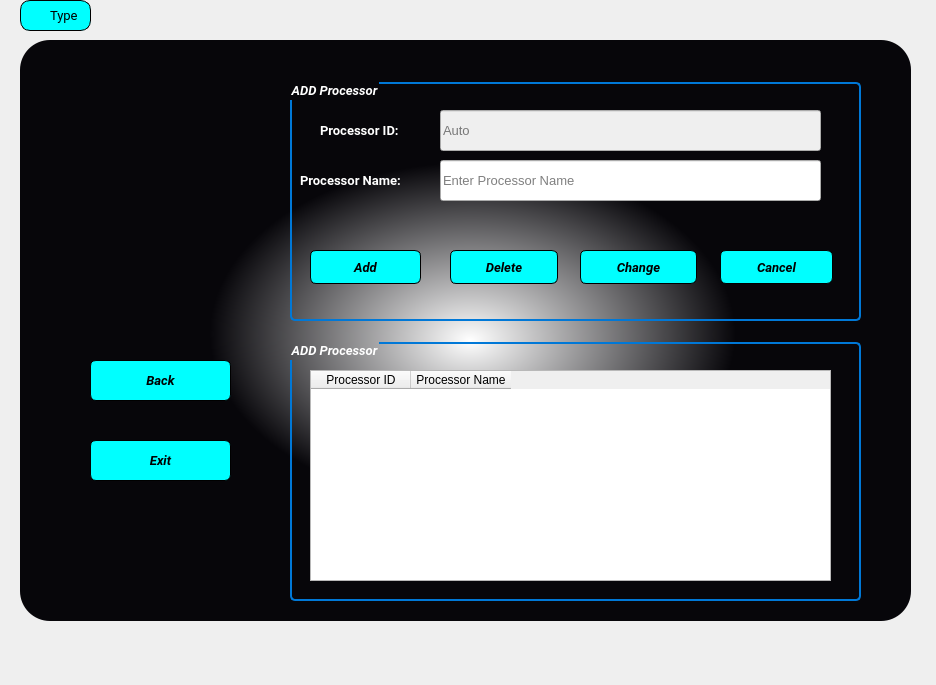
<?xml version="1.0" encoding="UTF-8"?>
<ui version="4.0">
 <class>Type</class>
 <widget class="QWidget" name="Type">
  <property name="geometry">
   <rect>
    <x>0</x>
    <y>0</y>
    <width>936</width>
    <height>685</height>
   </rect>
  </property>
  <property name="windowTitle">
   <string>Type</string>
  </property>
  <property name="windowIcon">
   <iconset resource="Cpu_hinh.qrc">
    <normaloff>:/hinh/image/link.png</normaloff>:/hinh/image/link.png</iconset>
  </property>
  <widget class="QLabel" name="logoLabel_2">
   <property name="geometry">
    <rect>
     <x>50</x>
     <y>50</y>
     <width>231</width>
     <height>261</height>
    </rect>
   </property>
   <property name="styleSheet">
    <string notr="true">border-bottom-left-radius: 999px;</string>
   </property>
   <property name="text">
    <string/>
   </property>
   <property name="pixmap">
    <pixmap resource="Cpu_hinh.qrc">:/hinh/image/logo1.png</pixmap>
   </property>
   <property name="scaledContents">
    <bool>true</bool>
   </property>
   <property name="alignment">
    <set>Qt::AlignCenter</set>
   </property>
  </widget>
  <widget class="QPushButton" name="pb_back_to_Manager">
   <property name="geometry">
    <rect>
     <x>90</x>
     <y>360</y>
     <width>141</width>
     <height>41</height>
    </rect>
   </property>
   <property name="font">
    <font>
     <family>Roboto</family>
     <pointsize>10</pointsize>
     <weight>75</weight>
     <italic>true</italic>
     <bold>true</bold>
    </font>
   </property>
   <property name="styleSheet">
    <string notr="true">QPushButton {
background-color: rgb(0, 255, 255);
     color:black;
    border: 1px solid black;     /* viền đen */
    border-radius: 6px;
    padding: 6px 12px;
}

QPushButton:hover {
    background-color: qlineargradient(
        x1:0, y1:0, x2:1, y2:1,
        stop:0 #ffffcc,  /* vàng trắng nhạt */
        stop:1 #fff176   /* vàng nhạt */
    );
    color: black;
}

QPushButton:pressed {
    background-color: qlineargradient(
        x1:0, y1:0, x2:1, y2:1,
        stop:0 #ffb74d,  /* cam nhạt */
        stop:1 #f57c00   /* cam đậm */
    );
    color: black;
}
</string>
   </property>
   <property name="text">
    <string>Back</string>
   </property>
   <property name="icon">
    <iconset resource="Cpu_hinh.qrc">
     <normaloff>:/hinh/image/exit (1).png</normaloff>:/hinh/image/exit (1).png</iconset>
   </property>
  </widget>
  <widget class="QGroupBox" name="groupBox_6">
   <property name="geometry">
    <rect>
     <x>290</x>
     <y>80</y>
     <width>571</width>
     <height>241</height>
    </rect>
   </property>
   <property name="font">
    <font>
     <family>Roboto</family>
     <pointsize>10</pointsize>
     <weight>75</weight>
     <italic>true</italic>
     <bold>true</bold>
     <underline>false</underline>
    </font>
   </property>
   <property name="styleSheet">
    <string notr="true">
QGroupBox {
    border: 2px solid #0078D7; /* Độ dày và màu viền */
    border-radius: 5px;        /* Bo góc nhẹ nếu muốn */
    margin-top: 2px;
         /* Khoảng cách giữa tiêu đề và nội dung */
	color: rgb(255, 255, 255);
}</string>
   </property>
   <property name="title">
    <string>ADD Processor</string>
   </property>
   <widget class="QLineEdit" name="le_processorname">
    <property name="geometry">
     <rect>
      <x>150</x>
      <y>80</y>
      <width>381</width>
      <height>41</height>
     </rect>
    </property>
    <property name="font">
     <font>
      <pointsize>10</pointsize>
     </font>
    </property>
    <property name="placeholderText">
     <string>Enter Processor Name</string>
    </property>
   </widget>
   <widget class="QLineEdit" name="le_processor_id">
    <property name="enabled">
     <bool>false</bool>
    </property>
    <property name="geometry">
     <rect>
      <x>150</x>
      <y>30</y>
      <width>381</width>
      <height>41</height>
     </rect>
    </property>
    <property name="font">
     <font>
      <pointsize>10</pointsize>
     </font>
    </property>
    <property name="placeholderText">
     <string>Auto</string>
    </property>
    <property name="clearButtonEnabled">
     <bool>false</bool>
    </property>
   </widget>
   <widget class="QPushButton" name="pb_addprocess">
    <property name="geometry">
     <rect>
      <x>20</x>
      <y>170</y>
      <width>111</width>
      <height>34</height>
     </rect>
    </property>
    <property name="font">
     <font>
      <family>Roboto</family>
      <pointsize>10</pointsize>
      <weight>75</weight>
      <italic>true</italic>
      <bold>true</bold>
     </font>
    </property>
    <property name="styleSheet">
     <string notr="true">QPushButton {
background-color: rgb(0, 255, 255);
     color:black;
    border: 1px solid black;     /* viền đen */
    border-radius: 6px;
    padding: 6px 12px;
}

QPushButton:hover {
    background-color: qlineargradient(
        x1:0, y1:0, x2:1, y2:1,
        stop:0 #ffffcc,  /* vàng trắng nhạt */
        stop:1 #fff176   /* vàng nhạt */
    );
    color: black;
}

QPushButton:pressed {
    background-color: qlineargradient(
        x1:0, y1:0, x2:1, y2:1,
        stop:0 #ffb74d,  /* cam nhạt */
        stop:1 #f57c00   /* cam đậm */
    );
    color: black;
}
</string>
    </property>
    <property name="text">
     <string>Add</string>
    </property>
    <property name="icon">
     <iconset resource="Cpu_hinh.qrc">
      <normaloff>:/hinh/image/add.png</normaloff>:/hinh/image/add.png</iconset>
    </property>
   </widget>
   <widget class="QPushButton" name="pb_cancel_processor">
    <property name="geometry">
     <rect>
      <x>430</x>
      <y>170</y>
      <width>113</width>
      <height>34</height>
     </rect>
    </property>
    <property name="font">
     <font>
      <family>Roboto</family>
      <pointsize>10</pointsize>
      <weight>75</weight>
      <italic>true</italic>
      <bold>true</bold>
     </font>
    </property>
    <property name="styleSheet">
     <string notr="true">QPushButton {
background-color: rgb(0, 255, 255);
     color:black;
    border: 1px solid black;     /* viền đen */
    border-radius: 6px;
    padding: 6px 12px;
}

QPushButton:hover {
    background-color: qlineargradient(
        x1:0, y1:0, x2:1, y2:1,
        stop:0 #ffffcc,  /* vàng trắng nhạt */
        stop:1 #fff176   /* vàng nhạt */
    );
    color: black;
}

QPushButton:pressed {
    background-color: qlineargradient(
        x1:0, y1:0, x2:1, y2:1,
        stop:0 #ffb74d,  /* cam nhạt */
        stop:1 #f57c00   /* cam đậm */
    );
    color: black;
}
</string>
    </property>
    <property name="text">
     <string>Cancel</string>
    </property>
    <property name="icon">
     <iconset resource="Cpu_hinh.qrc">
      <normaloff>:/hinh/image/paper.png</normaloff>:/hinh/image/paper.png</iconset>
    </property>
   </widget>
   <widget class="QLabel" name="label_6">
    <property name="geometry">
     <rect>
      <x>30</x>
      <y>40</y>
      <width>111</width>
      <height>21</height>
     </rect>
    </property>
    <property name="font">
     <font>
      <family>Roboto</family>
      <pointsize>10</pointsize>
      <weight>75</weight>
      <italic>false</italic>
      <bold>true</bold>
     </font>
    </property>
    <property name="styleSheet">
     <string notr="true">color: rgb(255, 255, 255);
</string>
    </property>
    <property name="text">
     <string>Processor ID:</string>
    </property>
   </widget>
   <widget class="QPushButton" name="pb_deleteprocess">
    <property name="geometry">
     <rect>
      <x>160</x>
      <y>170</y>
      <width>108</width>
      <height>34</height>
     </rect>
    </property>
    <property name="font">
     <font>
      <family>Roboto</family>
      <pointsize>10</pointsize>
      <weight>75</weight>
      <italic>true</italic>
      <bold>true</bold>
     </font>
    </property>
    <property name="styleSheet">
     <string notr="true">QPushButton {
background-color: rgb(0, 255, 255);
     color:black;
    border: 1px solid black;     /* viền đen */
    border-radius: 6px;
    padding: 6px 12px;
}

QPushButton:hover {
    background-color: qlineargradient(
        x1:0, y1:0, x2:1, y2:1,
        stop:0 #ffffcc,  /* vàng trắng nhạt */
        stop:1 #fff176   /* vàng nhạt */
    );
    color: black;
}

QPushButton:pressed {
    background-color: qlineargradient(
        x1:0, y1:0, x2:1, y2:1,
        stop:0 #ffb74d,  /* cam nhạt */
        stop:1 #f57c00   /* cam đậm */
    );
    color: black;
}
</string>
    </property>
    <property name="text">
     <string>Delete</string>
    </property>
    <property name="icon">
     <iconset resource="Cpu_hinh.qrc">
      <normaloff>:/hinh/image/trash.png</normaloff>:/hinh/image/trash.png</iconset>
    </property>
   </widget>
   <widget class="QPushButton" name="pb_change_processor">
    <property name="geometry">
     <rect>
      <x>290</x>
      <y>170</y>
      <width>117</width>
      <height>34</height>
     </rect>
    </property>
    <property name="font">
     <font>
      <family>Roboto</family>
      <pointsize>10</pointsize>
      <weight>75</weight>
      <italic>true</italic>
      <bold>true</bold>
     </font>
    </property>
    <property name="styleSheet">
     <string notr="true">QPushButton {
background-color: rgb(0, 255, 255);
     color:black;
    border: 1px solid black;     /* viền đen */
    border-radius: 6px;
    padding: 6px 12px;
}

QPushButton:hover {
    background-color: qlineargradient(
        x1:0, y1:0, x2:1, y2:1,
        stop:0 #ffffcc,  /* vàng trắng nhạt */
        stop:1 #fff176   /* vàng nhạt */
    );
    color: black;
}

QPushButton:pressed {
    background-color: qlineargradient(
        x1:0, y1:0, x2:1, y2:1,
        stop:0 #ffb74d,  /* cam nhạt */
        stop:1 #f57c00   /* cam đậm */
    );
    color: black;
}
</string>
    </property>
    <property name="text">
     <string>Change</string>
    </property>
    <property name="icon">
     <iconset resource="Cpu_hinh.qrc">
      <normaloff>:/hinh/image/editing.png</normaloff>:/hinh/image/editing.png</iconset>
    </property>
   </widget>
   <widget class="QLabel" name="label_7">
    <property name="geometry">
     <rect>
      <x>0</x>
      <y>0</y>
      <width>131</width>
      <height>31</height>
     </rect>
    </property>
    <property name="font">
     <font>
      <family>Roboto</family>
      <pointsize>10</pointsize>
      <weight>75</weight>
      <bold>true</bold>
     </font>
    </property>
    <property name="styleSheet">
     <string notr="true">color: rgb(255, 255, 255);</string>
    </property>
    <property name="text">
     <string/>
    </property>
   </widget>
   <widget class="QLabel" name="label_8">
    <property name="geometry">
     <rect>
      <x>10</x>
      <y>90</y>
      <width>141</width>
      <height>21</height>
     </rect>
    </property>
    <property name="font">
     <font>
      <family>Roboto</family>
      <pointsize>10</pointsize>
      <weight>75</weight>
      <italic>false</italic>
      <bold>true</bold>
     </font>
    </property>
    <property name="styleSheet">
     <string notr="true">color: rgb(255, 255, 255);
</string>
    </property>
    <property name="text">
     <string>Processor Name:</string>
    </property>
   </widget>
   <zorder>le_processorname</zorder>
   <zorder>le_processor_id</zorder>
   <zorder>pb_addprocess</zorder>
   <zorder>pb_cancel_processor</zorder>
   <zorder>pb_deleteprocess</zorder>
   <zorder>pb_change_processor</zorder>
   <zorder>label_6</zorder>
   <zorder>label_7</zorder>
   <zorder>label_8</zorder>
  </widget>
  <widget class="QLabel" name="label_5">
   <property name="geometry">
    <rect>
     <x>20</x>
     <y>40</y>
     <width>891</width>
     <height>581</height>
    </rect>
   </property>
   <property name="styleSheet">
    <string notr="true">border-radius:30px;
background-color: #1E1E2F;
background-color: qradialgradient(spread:pad, cx:0.508, cy:0.505818, radius:0.295, fx:0.505, fy:0.517045, stop:0 rgba(255, 255, 255, 255), stop:1 rgba(7, 6, 10, 255));</string>
   </property>
   <property name="frameShape">
    <enum>QFrame::NoFrame</enum>
   </property>
   <property name="text">
    <string/>
   </property>
  </widget>
  <widget class="QGroupBox" name="groupBox_7">
   <property name="geometry">
    <rect>
     <x>290</x>
     <y>340</y>
     <width>571</width>
     <height>261</height>
    </rect>
   </property>
   <property name="font">
    <font>
     <family>Roboto</family>
     <pointsize>10</pointsize>
     <weight>75</weight>
     <italic>true</italic>
     <bold>true</bold>
     <underline>false</underline>
    </font>
   </property>
   <property name="styleSheet">
    <string notr="true">
QGroupBox {
    border: 2px solid #0078D7; /* Độ dày và màu viền */
    border-radius: 5px;        /* Bo góc nhẹ nếu muốn */
    margin-top: 2px;
         /* Khoảng cách giữa tiêu đề và nội dung */
	color: rgb(255, 255, 255);
}</string>
   </property>
   <property name="title">
    <string>ADD Processor</string>
   </property>
   <widget class="QTableWidget" name="table_processor">
    <property name="geometry">
     <rect>
      <x>20</x>
      <y>30</y>
      <width>521</width>
      <height>211</height>
     </rect>
    </property>
    <property name="font">
     <font>
      <pointsize>10</pointsize>
     </font>
    </property>
    <column>
     <property name="text">
      <string>Processor ID</string>
     </property>
    </column>
    <column>
     <property name="text">
      <string>Processor Name</string>
     </property>
    </column>
   </widget>
  </widget>
  <widget class="QPushButton" name="pb_exit_pro">
   <property name="geometry">
    <rect>
     <x>90</x>
     <y>440</y>
     <width>141</width>
     <height>41</height>
    </rect>
   </property>
   <property name="font">
    <font>
     <family>Roboto</family>
     <pointsize>10</pointsize>
     <weight>75</weight>
     <italic>true</italic>
     <bold>true</bold>
    </font>
   </property>
   <property name="styleSheet">
    <string notr="true">QPushButton {
background-color: rgb(0, 255, 255);
     color:black;
    border: 1px solid black;     /* viền đen */
    border-radius: 6px;
    padding: 6px 12px;
}

QPushButton:hover {
    background-color: qlineargradient(
        x1:0, y1:0, x2:1, y2:1,
        stop:0 #ffffcc,  /* vàng trắng nhạt */
        stop:1 #fff176   /* vàng nhạt */
    );
    color: black;
}

QPushButton:pressed {
    background-color: qlineargradient(
        x1:0, y1:0, x2:1, y2:1,
        stop:0 #ffb74d,  /* cam nhạt */
        stop:1 #f57c00   /* cam đậm */
    );
    color: black;
}
</string>
   </property>
   <property name="text">
    <string>Exit</string>
   </property>
   <property name="icon">
    <iconset resource="Cpu_hinh.qrc">
     <normaloff>:/hinh/image/reject.png</normaloff>:/hinh/image/reject.png</iconset>
   </property>
  </widget>
  <widget class="QLabel" name="label">
   <property name="geometry">
    <rect>
     <x>20</x>
     <y>0</y>
     <width>31</width>
     <height>31</height>
    </rect>
   </property>
   <property name="text">
    <string/>
   </property>
   <property name="pixmap">
    <pixmap resource="Cpu_hinh.qrc">:/hinh/image/link.png</pixmap>
   </property>
   <property name="scaledContents">
    <bool>true</bool>
   </property>
  </widget>
  <widget class="QLabel" name="label_2">
   <property name="geometry">
    <rect>
     <x>50</x>
     <y>0</y>
     <width>41</width>
     <height>31</height>
    </rect>
   </property>
   <property name="font">
    <font>
     <family>Roboto</family>
     <pointsize>10</pointsize>
    </font>
   </property>
   <property name="text">
    <string>Type</string>
   </property>
  </widget>
  <widget class="QLabel" name="label_3">
   <property name="geometry">
    <rect>
     <x>20</x>
     <y>0</y>
     <width>71</width>
     <height>31</height>
    </rect>
   </property>
   <property name="styleSheet">
    <string notr="true">background-color: rgb(0, 255, 255);
border-radius:10px;
    border: 1px solid black; </string>
   </property>
   <property name="text">
    <string/>
   </property>
  </widget>
  <zorder>label_3</zorder>
  <zorder>label_5</zorder>
  <zorder>logoLabel_2</zorder>
  <zorder>groupBox_7</zorder>
  <zorder>pb_back_to_Manager</zorder>
  <zorder>groupBox_6</zorder>
  <zorder>pb_exit_pro</zorder>
  <zorder>label</zorder>
  <zorder>label_2</zorder>
 </widget>
 <resources>
  <include location="Cpu_hinh.qrc"/>
 </resources>
 <connections/>
</ui>
